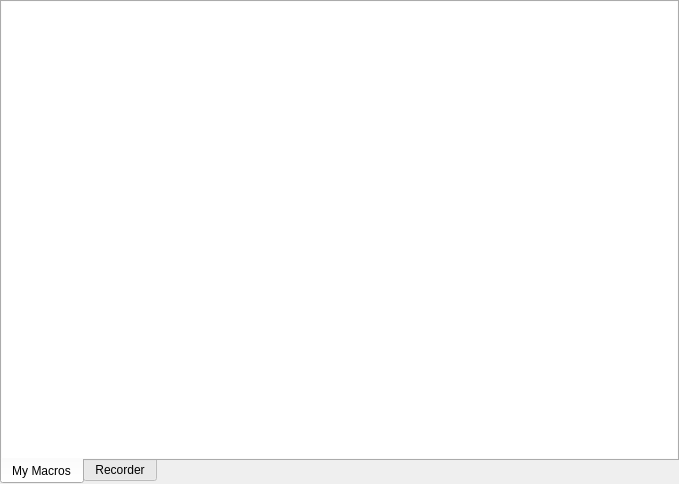
<?xml version="1.0" encoding="UTF-8"?>
<ui version="4.0">
 <class>MacrosWidget</class>
 <widget class="QWidget" name="MacrosWidget">
  <property name="geometry">
   <rect>
    <x>0</x>
    <y>0</y>
    <width>679</width>
    <height>484</height>
   </rect>
  </property>
  <property name="windowTitle">
   <string>Macros</string>
  </property>
  <layout class="QVBoxLayout" name="verticalLayout_3">
   <property name="leftMargin">
    <number>0</number>
   </property>
   <property name="topMargin">
    <number>0</number>
   </property>
   <property name="rightMargin">
    <number>0</number>
   </property>
   <property name="bottomMargin">
    <number>0</number>
   </property>
   <item>
    <widget class="QTabWidget" name="m_tabsMacros">
     <property name="tabPosition">
      <enum>QTabWidget::South</enum>
     </property>
     <property name="currentIndex">
      <number>0</number>
     </property>
     <widget class="QWidget" name="m_tabStoredMacros">
      <attribute name="title">
       <string>My Macros</string>
      </attribute>
      <layout class="QVBoxLayout" name="verticalLayoutStored">
       <property name="leftMargin">
        <number>0</number>
       </property>
       <property name="topMargin">
        <number>0</number>
       </property>
       <property name="rightMargin">
        <number>0</number>
       </property>
       <property name="bottomMargin">
        <number>0</number>
       </property>
       <item>
        <widget class="QListWidget" name="m_listStoredMacros">
         <property name="frameShape">
          <enum>QFrame::NoFrame</enum>
         </property>
        </widget>
       </item>
      </layout>
     </widget>
     <widget class="QWidget" name="m_tabMacroRecorder">
      <attribute name="title">
       <string>Recorder</string>
      </attribute>
      <layout class="QVBoxLayout" name="verticalLayoutRecorder">
       <property name="leftMargin">
        <number>0</number>
       </property>
       <property name="topMargin">
        <number>0</number>
       </property>
       <property name="rightMargin">
        <number>0</number>
       </property>
       <property name="bottomMargin">
        <number>0</number>
       </property>
       <item>
        <widget class="QLabel" name="label">
         <property name="text">
          <string>Recorded Actions</string>
         </property>
         <property name="alignment">
          <set>Qt::AlignCenter</set>
         </property>
        </widget>
       </item>
       <item>
        <widget class="QListWidget" name="m_listRecordedSteps">
         <property name="frameShape">
          <enum>QFrame::NoFrame</enum>
         </property>
        </widget>
       </item>
      </layout>
     </widget>
    </widget>
   </item>
  </layout>
 </widget>
 <resources/>
 <connections/>
</ui>
